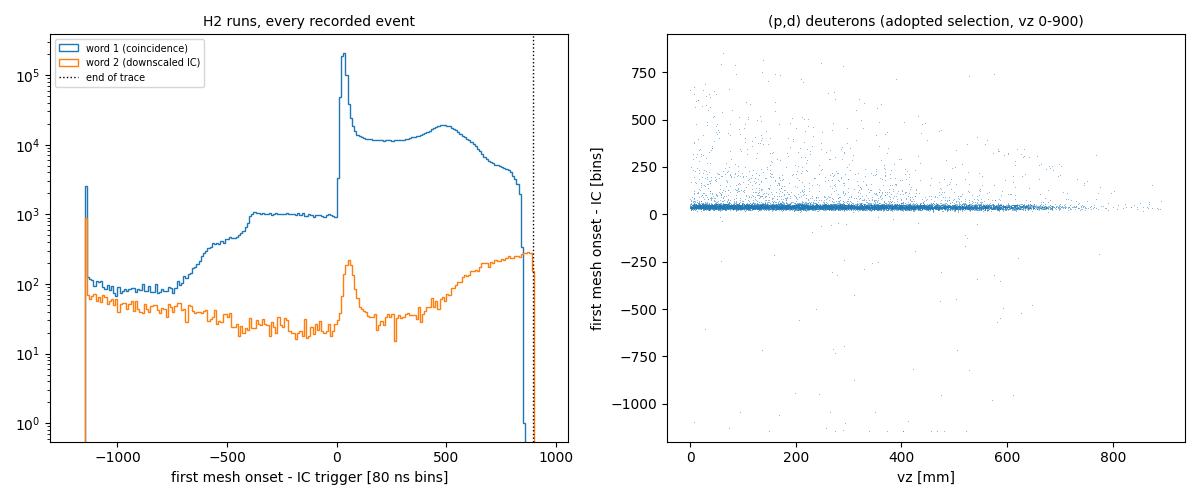

Generate this figure with Python:
# The trace checks of trace_checks.py repeated on the H2 (proton-target) runs (2026-11-10).
#  a. trigger-word pairing per run: word(i) or word(i+1) with waveform(i), judged by the downscaled-IC events having
#     no mesh pulse;
#  b. coincidence ceiling: latest mesh onset after the IC pulse, over every coincidence trigger;
#  c. IC pulse missing at the trigger position, per trigger type;
#  d. (p,d) deuterons (adopted selection, joined_pd.npz of 2026-11-08): mesh onset vs vz and vs r_res.
# Join for (d): reco entry i = FRIB event i+1 in all H2 runs (pd_trig note); checked here with the IC amplitude.
# Usage: python -I h2_trace_checks.py PULSE_DIR OUT_PREFIX
import sys, glob
import numpy as np
import matplotlib
matplotlib.use('Agg')
import matplotlib.pyplot as plt

PDIR, OUT = sys.argv[1], sys.argv[2]
out = []
P = lambda s='': (print(s), out.append(s))
files = sorted(glob.glob(PDIR + '/pulses_*.npz'))
c = list(np.load(files[0])['cols'])
ci = lambda n: c.index(n)
ICP = [ci(f'icpos{j}') for j in range(8)]; ICA = [ci(f'icamp{j}') for j in range(8)]; MPOS = [ci(f'mpos{j}') for j in range(8)]

# trigger position of the IC pulse from all events
allfirst = np.concatenate([np.load(f)['d'][:, ICP[0]] for f in files[:10]])
h, b = np.histogram(allfirst[allfirst >= 0], np.arange(0, 2049, 4)); T0 = b[h.argmax()] + 2
P(f'H2 runs: {len(files)}. IC pulse at the trigger: bin {T0:.0f}')

P('\n=== a. trigger-word pairing per run (frac of word-2 events with no mesh pulse, pairing word(i+s) with waveform(i)) ===')
pair = {}
D = {}
for f in files:
    r = int(f[-8:-4]); d = np.load(f)['d']; w = d[:, ci('word')]; mn = d[:, ci('mn')]
    fr = {}
    for s in (0, 1):
        ws = np.r_[w[s:], [np.nan] * s]
        fr[s] = (np.mean(mn[ws == 2] == 0), np.mean(mn[ws == 1] == 0))
    best = max(fr, key=lambda s: fr[s][0] - fr[s][1])
    good = fr[best][0] > 0.9 and fr[best][1] < 0.05
    pair[r] = best if good else None
    if good:
        dd = d.copy(); dd[:, ci('word')] = np.r_[w[best:], [np.nan] * best]; D[r] = dd
    P(f'  run {r}: s=0 w2 noMesh {fr[0][0]:.3f} w1 noMesh {fr[0][1]:.3f} | s=1 w2 {fr[1][0]:.3f} w1 {fr[1][1]:.3f} -> ' + (f'pair +{best}' if good else 'NEITHER, left out'))
P(f'pairing: +0 in {sum(1 for v in pair.values() if v == 0)} runs, +1 in {sum(1 for v in pair.values() if v == 1)}, neither in {sum(1 for v in pair.values() if v is None)} ({[r for r, v in pair.items() if v is None]})')

A = np.concatenate(list(D.values()))
w = A[:, ci('word')]; mp = A[:, MPOS]; icp = A[:, ICP]; ica = A[:, ICA]
first_m = np.where(mp[:, 0] >= 0, mp[:, 0] - T0, np.nan)
P('\n=== b. coincidence ceiling: first mesh onset - IC trigger, word-1 events, bins of 50 ===')
hb = np.arange(-1200, 951, 50)
P('  ' + ' '.join(f'{a:.0f}:{n}' for a, n in zip(hb[:-1], np.histogram(first_m[w == 1], hb)[0])))
lastm = np.where(mp >= 0, mp - T0, -1e9).max(1)
pos = first_m[(w == 1) & (first_m > 0)]
P(f'  word 1: p99 / p99.9 / max of the first mesh onset after the IC: {np.percentile(pos, 99):.0f} / {np.percentile(pos, 99.9):.0f} / {pos.max():.0f} bins; trace end {2047 - T0:.0f}')

P('\n=== c. IC pulse at the trigger position (+-30 bins, > 300 ADC) ===')
at = np.where((icp >= T0 - 30) & (icp <= T0 + 30), ica, 0).max(1); n = A[:, ci('icn')]
for wv in (1, 2):
    m = w == wv
    P(f'  word {wv}: n {m.sum()}  no IC pulse at trigger {np.mean(at[m] <= 300):.4f}  none anywhere {np.mean(n[m] == 0):.4f}  no mesh {np.mean(A[m, ci("mn")] == 0):.4f}')

P('\n=== d. (p,d) deuterons: mesh onset vs vz and r_res ===')
z = np.load('/mnt/f/a1975/sim_rebuild/trig/pd/joined_pd.npz'); T, ex, tcm, rres, base = z['T'], z['ex'], z['tcm'], z['rres'], z['base']
rows = []
for r in np.unique(T[:, 0]).astype(int):
    if r not in D:
        continue
    dd = D[r]; idx = {int(e): k for k, e in enumerate(dd[:, 0])}
    m = np.nonzero(T[:, 0] == r)[0]
    for k in m:
        j = idx.get(int(T[k, 1]) + 1, -1)
        if j >= 0:
            rows.append((k, j, r))
K = np.array([x[0] for x in rows]); J = np.array([x[1] for x in rows]); RR = np.array([x[2] for x in rows])
Dcat = {r: D[r] for r in D}
icamp_trig = np.array([np.where((Dcat[r][j, ICP] >= T0 - 30) & (Dcat[r][j, ICP] <= T0 + 30), Dcat[r][j, ICA], 0).max() for j, r in zip(J, RR)])
P(f'  joined {len(K)} of {len(T)} tracks; corr(cache IC, trace IC at trigger) = {np.corrcoef(T[K, 6], icamp_trig)[0,1]:.3f}')
fm = np.array([(Dcat[r][j, MPOS[0]] - T0) if Dcat[r][j, MPOS[0]] >= 0 else np.nan for j, r in zip(J, RR)])
wd = np.array([Dcat[r][j, ci('word')] for j, r in zip(J, RR)])
sel = base[K] & (T[K, 4] >= 0) & (T[K, 4] <= 900)
P(f'  word-1 fraction among (p,d) tracks: {np.mean(wd[sel] == 1):.4f}')
early = fm < 150
P('  vz slice: n  early mesh (<150 bins) frac | median first onset (bins)')
for z0 in range(0, 900, 100):
    s = sel & (T[K, 4] >= z0) & (T[K, 4] < z0 + 100)
    if s.sum() > 10:
        P(f'   {z0:3d}-{z0+100:<4d} {s.sum():5d}  {np.mean(early[s]):.3f} | {np.nanmedian(fm[s]):6.0f}')
P('  r_res slice: n early frac')
for r0, r1 in [(0, 15), (15, 20), (20, 25), (25, 30), (30, 35), (35, 45), (45, 200)]:
    s = sel & (rres[K] >= r0) & (rres[K] < r1)
    if s.sum() > 10:
        P(f'   {r0:3d}-{r1:<4d} {s.sum():5d}  {np.mean(early[s]):.3f}')
open(OUT + '.txt', 'w').write('\n'.join(out) + '\n')

fig, ax = plt.subplots(1, 2, figsize=(12, 5))
ax[0].hist(first_m[w == 1], np.arange(-1200, 951, 10), histtype='step', label='word 1 (coincidence)')
ax[0].hist(first_m[w == 2], np.arange(-1200, 951, 10), histtype='step', label='word 2 (downscaled IC)')
ax[0].axvline(2047 - T0, color='k', ls=':', lw=1, label='end of trace'); ax[0].set_yscale('log'); ax[0].legend(fontsize=7)
ax[0].set_xlabel('first mesh onset - IC trigger [80 ns bins]'); ax[0].set_title('H2 runs, every recorded event', fontsize=10)
s = sel
ax[1].plot(T[K, 4][s], fm[s], ',', alpha=.5); ax[1].set_xlabel('vz [mm]'); ax[1].set_ylabel('first mesh onset - IC [bins]')
ax[1].set_title('(p,d) deuterons (adopted selection, vz 0-900)', fontsize=10); ax[1].set_ylim(-1200, 950)
plt.tight_layout(); plt.savefig(OUT + '.png', dpi=100)
